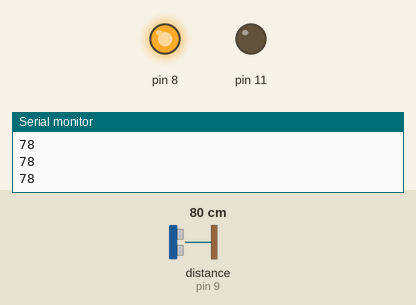
This sketch was run on a simulated Arduino Uno, built with avr-gcc and run on an emulated ATmega328P. On the bench: output pins drawn as LEDs (lit = HIGH), the last lines printed to the serial monitor. Wiring (inferred from the names in the program): ultrasonic range finder: trigger pin 10; echo pin 9. The inputs (shaded band) are chosen by the test bench; at power-on: distance to the obstacle (sensor on pin 9) 80 cm. The echo pulse lasts 58.3 µs per cm; pins used as bus, display or sensor lines are not drawn.

Above: at 1.2 s.
1.3 s: distance to the obstacle (sensor on pin 9) set to 30 cm
2.8 s: distance to the obstacle (sensor on pin 9) set to 24 cm
At 3.2 s:
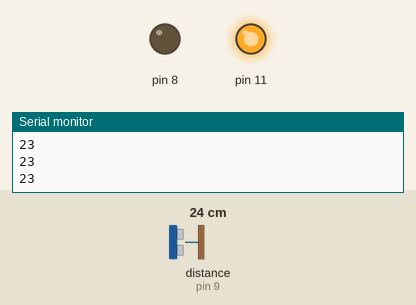
4.3 s: distance to the obstacle (sensor on pin 9) set to 35 cm
At 5.5 s:
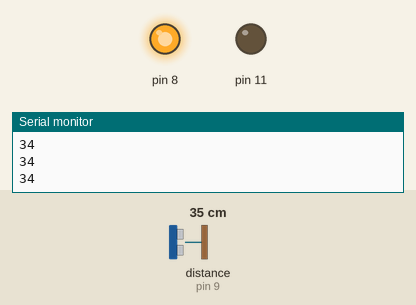
5.8 s: distance to the obstacle (sensor on pin 9) set to 2 cm
At 6.6 s:
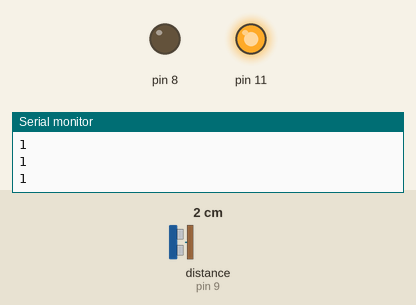
Timing chart, 0 to 8.3 s (numbered marks = the images above; inputs shaded):
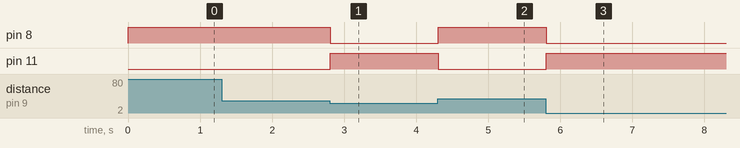

Measured:
- the behaviour switches between 27 and 26 cm on distance to the obstacle (sensor on pin 9) (found by bisection; images 0 and 1)
- after the input at 2.8 s, pin 8: HIGH → LOW at once; pin 11: LOW → HIGH at once
- after the input at 4.3 s, pin 8: LOW → HIGH at once; pin 11: HIGH → LOW at once
- after the input at 5.8 s, pin 8: HIGH → LOW at once; pin 11: LOW → HIGH at once

The sketch:

ultrasonic.ino
```cpp
long duration;
int distanceCm;


void setup() {
  // put your setup code here, to run once:
  pinMode(8,OUTPUT);
  pinMode(11,OUTPUT);
  pinMode(10,OUTPUT);//trigger
  pinMode(9,INPUT);//echo
Serial.begin(9600);//BAUD RATE
}

void loop()
{
  // put your main code here, to run repeatedly:
  digitalWrite(10,LOW);
  delayMicroseconds(2);
  digitalWrite(10,HIGH);
  delayMicroseconds(10);
  digitalWrite(10,LOW);
  duration = pulseIn(9,HIGH);//pulseIn converts digital pin to analog pin
  distanceCm = (duration*0.034)/2;//duration*0.017;
  Serial.println(distanceCm);
  if(distanceCm>25)
  {digitalWrite(11,LOW);
  digitalWrite(8,HIGH);
  }
  else
  {
   digitalWrite(11,HIGH);
  digitalWrite(8,LOW);
  }
}
```
